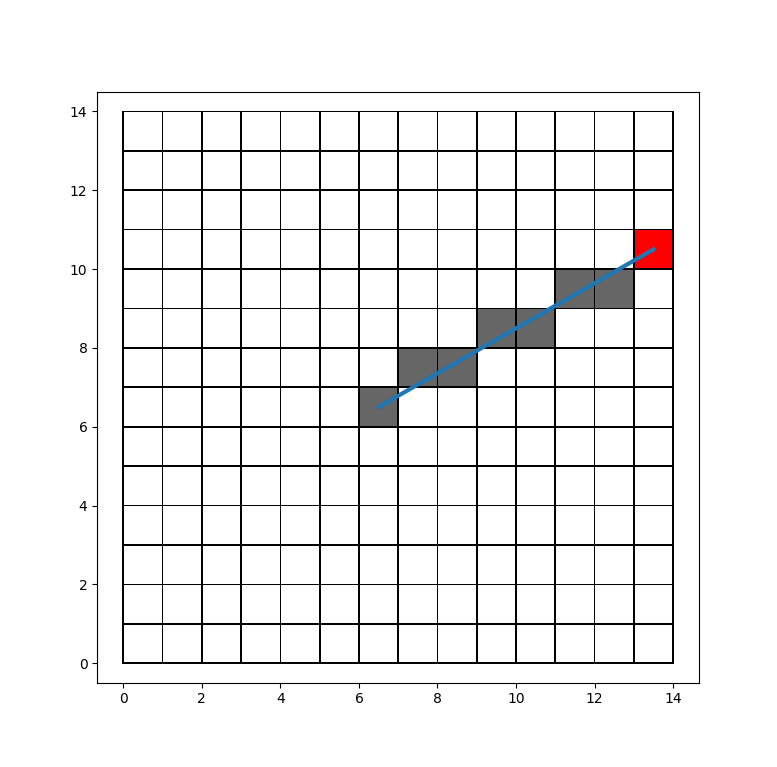

The script that drew this image:
from skimage.draw import line
import numpy as np
import matplotlib.pyplot as plt
import matplotlib as mpl

img = np.zeros((14,14))
rr, cc = line(6, 6, 10, 13)
img[rr,cc] = 1
img[10, 13] = 2

fig, ax = plt.subplots(1, 1)
ax.pcolormesh(img, edgecolor='k', linewidth=.5, cmap=mpl.colors.ListedColormap(['1.0', '.4', 'r']))
ax.plot(np.array([6, 13]) + .5, np.array([6, 10]) + .5, linewidth=3)
ax.axis('equal')
plt.show()
